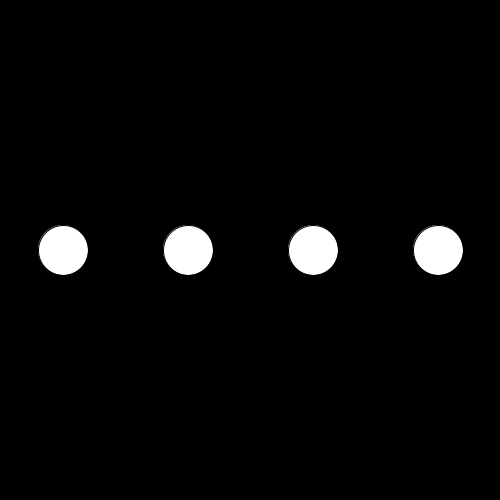
Frame 1 (no input)
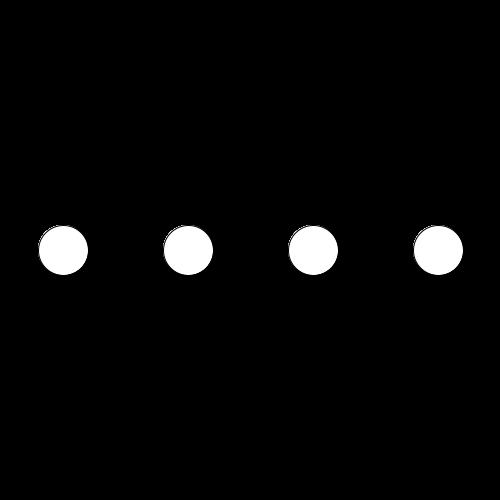
Frame 60 (the mouse pressed at the canvas centre just before this capture)
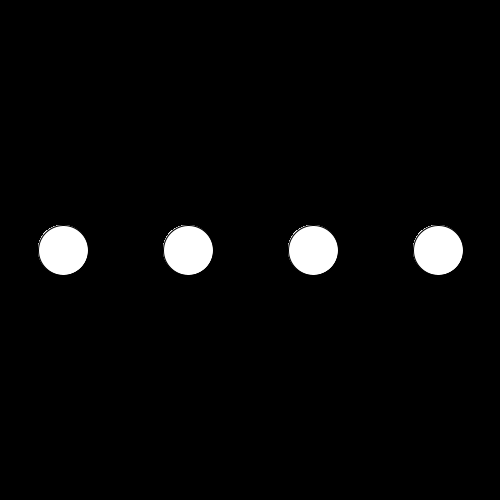
Frame 120 (the mouse held since frame 60 and released just before this capture)

The Processing sketch that drew these frames (run headless with seeded random() and noise(); from frame 60 on, the mouse is pressed at the canvas centre):

// Processing sketch: week1_sketch0
// ── week1_sketch0.pde
String[]food = {"burger", "sushi", "ramen", "rice"};
int[] x = new int[4];
int y;
void setup() {
  background(0);
  size(500, 500);
  y = height/2;
  x[0] = width/4 - width/8;
  x[1] =width/4*2 - width/8;
  x[2] = width/4*3 - width/8;
  x[3] = width - width/8;
}

void draw() {

  ellipse(x[0], y, 50, 50);
  ellipse(x[1], y, 50, 50);
  ellipse(x[2], y, 50, 50);
  ellipse(x[3], y, 50, 50);
}

void mousePressed() {
  background(0);
  if (dist(x[0], y, mouseX, mouseY)< 25) {
    text(food[0], width/2, height - 100);
  }
  if (dist(x[1], y, mouseX, mouseY)< 25) {
    text(food[1], width/2, height - 100);
  }
    if (dist(x[2], y, mouseX, mouseY)< 25) {
    text(food[2], width/2, height - 100);
  }
    if (dist(x[3], y, mouseX, mouseY)< 25) {
    text(food[3], width/2, height - 100);
  }
}
